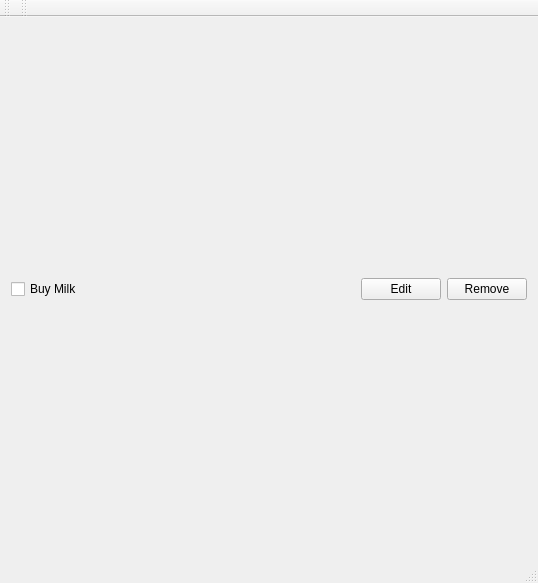
<?xml version="1.0" encoding="UTF-8"?>
<ui version="4.0">
 <class>TaskClass</class>
 <widget class="QMainWindow" name="TaskClass">
  <property name="geometry">
   <rect>
    <x>0</x>
    <y>0</y>
    <width>538</width>
    <height>583</height>
   </rect>
  </property>
  <property name="windowTitle">
   <string>Task</string>
  </property>
  <widget class="QWidget" name="Task">
   <layout class="QHBoxLayout" name="horizontalLayout">
    <item>
     <widget class="QCheckBox" name="checkbox">
      <property name="text">
       <string>Buy Milk</string>
      </property>
     </widget>
    </item>
    <item>
     <spacer name="horizontalSpacer">
      <property name="orientation">
       <enum>Qt::Horizontal</enum>
      </property>
      <property name="sizeHint" stdset="0">
       <size>
        <width>272</width>
        <height>18</height>
       </size>
      </property>
     </spacer>
    </item>
    <item>
     <widget class="QPushButton" name="editButton">
      <property name="text">
       <string>Edit</string>
      </property>
     </widget>
    </item>
    <item>
     <widget class="QPushButton" name="removeButton">
      <property name="text">
       <string>Remove</string>
      </property>
     </widget>
    </item>
   </layout>
  </widget>
  <widget class="QMenuBar" name="menuBar">
   <property name="geometry">
    <rect>
     <x>0</x>
     <y>0</y>
     <width>538</width>
     <height>22</height>
    </rect>
   </property>
  </widget>
  <widget class="QToolBar" name="mainToolBar">
   <attribute name="toolBarArea">
    <enum>TopToolBarArea</enum>
   </attribute>
   <attribute name="toolBarBreak">
    <bool>false</bool>
   </attribute>
  </widget>
  <widget class="QStatusBar" name="statusBar"/>
  <widget class="QToolBar" name="toolBar">
   <property name="windowTitle">
    <string>toolBar</string>
   </property>
   <attribute name="toolBarArea">
    <enum>TopToolBarArea</enum>
   </attribute>
   <attribute name="toolBarBreak">
    <bool>false</bool>
   </attribute>
  </widget>
 </widget>
 <layoutdefault spacing="6" margin="11"/>
 <resources>
  <include location="Task.qrc"/>
 </resources>
 <connections/>
</ui>
